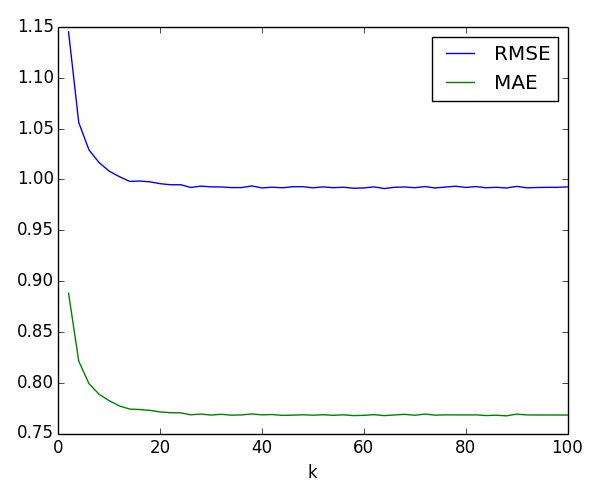

Recreate this plot in Python.
import os
import numpy as np
import matplotlib.pyplot as plt
from surprise import Dataset,Reader,KNNWithMeans
from surprise.model_selection import cross_validate

# Load the dataset. The path needs to be set to where ml-latest-small is downloaded
file_path = os.path.expanduser('/Volumes/DATA/Downloads/ml-latest-small/ratings.csv')
data = Dataset.load_from_file(file_path, reader=Reader(line_format='user item rating timestamp', sep=',', skip_lines=1))

sim_options = {'name': 'pearson',
               'user_based': True}  # compute similarities between users

k_values = np.arange(2,101,2)
RMSE = list()
MAE = list()

for k in k_values:
    algo = KNNWithMeans(k=k,sim_options=sim_options)
    # cross-validation and print results.
    cv_result = cross_validate(algo, data, measures=['RMSE', 'MAE'], cv=10, verbose=True, n_jobs=-1)
    RMSE.append(np.average(cv_result.get('test_rmse')))
    MAE.append(np.average(cv_result.get('test_mae')))

plt.figure(figsize=[6,5]).set_tight_layout(True)
plt.plot(k_values, RMSE, label='RMSE')
plt.plot(k_values, MAE, label='MAE')
plt.xlabel('k')
plt.legend(loc="upper right")
